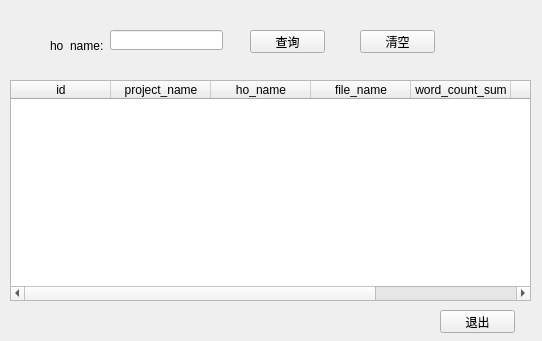
<?xml version="1.0" encoding="UTF-8"?>
<ui version="4.0">
 <class>Form</class>
 <widget class="QWidget" name="Form">
  <property name="geometry">
   <rect>
    <x>0</x>
    <y>0</y>
    <width>542</width>
    <height>341</height>
   </rect>
  </property>
  <property name="windowTitle">
   <string>Form</string>
  </property>
  <widget class="QLineEdit" name="lineEdit">
   <property name="geometry">
    <rect>
     <x>110</x>
     <y>30</y>
     <width>113</width>
     <height>20</height>
    </rect>
   </property>
  </widget>
  <widget class="QPushButton" name="pushButton">
   <property name="geometry">
    <rect>
     <x>250</x>
     <y>30</y>
     <width>75</width>
     <height>23</height>
    </rect>
   </property>
   <property name="text">
    <string>查询</string>
   </property>
  </widget>
  <widget class="QLabel" name="label">
   <property name="geometry">
    <rect>
     <x>50</x>
     <y>40</y>
     <width>54</width>
     <height>12</height>
    </rect>
   </property>
   <property name="text">
    <string>ho_name:</string>
   </property>
  </widget>
  <widget class="QTableWidget" name="tableWidget">
   <property name="geometry">
    <rect>
     <x>10</x>
     <y>80</y>
     <width>521</width>
     <height>221</height>
    </rect>
   </property>
   <column>
    <property name="text">
     <string>id</string>
    </property>
   </column>
   <column>
    <property name="text">
     <string>project_name</string>
    </property>
   </column>
   <column>
    <property name="text">
     <string>ho_name</string>
    </property>
   </column>
   <column>
    <property name="text">
     <string>file_name</string>
    </property>
   </column>
   <column>
    <property name="text">
     <string>word_count_sum</string>
    </property>
   </column>
   <column>
    <property name="text">
     <string>create_time</string>
    </property>
   </column>
   <column>
    <property name="text">
     <string>update_time</string>
    </property>
   </column>
  </widget>
  <widget class="QPushButton" name="pushButton_2">
   <property name="geometry">
    <rect>
     <x>440</x>
     <y>310</y>
     <width>75</width>
     <height>23</height>
    </rect>
   </property>
   <property name="text">
    <string>退出</string>
   </property>
  </widget>
  <widget class="QPushButton" name="pushButton_3">
   <property name="geometry">
    <rect>
     <x>360</x>
     <y>30</y>
     <width>75</width>
     <height>23</height>
    </rect>
   </property>
   <property name="text">
    <string>清空</string>
   </property>
  </widget>
 </widget>
 <resources/>
 <connections/>
</ui>
